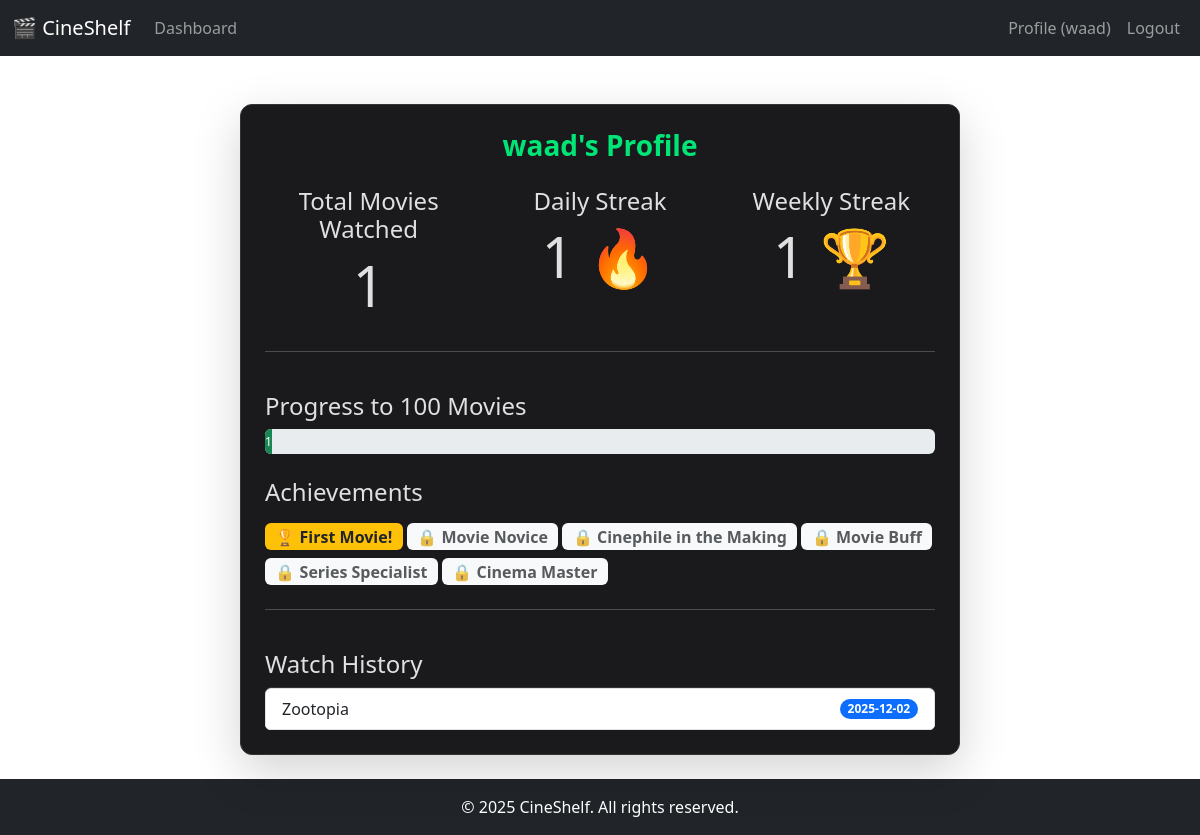
Screenshot of /profile (signed in) with the database file from the repository.
### models.py (models this page shows, shortened)
class User(UserMixin, db.Model):
    __tablename__ = 'users'
    id = db.Column(db.Integer, primary_key=True, autoincrement=True)
    username = db.Column(db.String(20), nullable=False, unique=True)
    email = db.Column(db.String(120), nullable=False, unique=True)
    password_hash = db.Column(db.String(128))
    def __repr__(self):
        return f"<User {self.id}: {self.username}>"

class UserMovieStatus(db.Model):
    __tablename__ = 'user_movie_status'
    id = db.Column(db.Integer, primary_key=True, autoincrement=True)
    user_id = db.Column(db.Integer, db.ForeignKey('users.id'), nullable=False)
    movie_id = db.Column(db.Integer, db.ForeignKey('movies.id'), nullable=False)
    status = db.Column(db.String(20), nullable=False)  # 'watched' or 'want-to-watch'
    watched_at = db.Column(db.DateTime, nullable=True) # To track streaks
    user = db.relationship('User', backref=db.backref('movie_statuses', lazy=True))
    movie = db.relationship('Movie', backref=db.backref('user_statuses', lazy=True))

class Movie(db.Model):
    __tablename__ = 'movies'
    id = db.Column(db.Integer, primary_key=True, autoincrement=True)
    name = db.Column(db.String(120), nullable=False)
    director = db.Column(db.String(50))
    year = db.Column(db.Integer, nullable=False)
    rating = db.Column(db.Float, nullable=True)
    poster_url = db.Column(db.String(250))
    __table_args__ = (db.UniqueConstraint('name'),)

### app.py (the view, shortened to what this page needs)
@app.route('/profile')
@login_required
def profile():
    watch_history = data_manager.get_user_watch_history(current_user.id)
    total_watched = len(watch_history)
    daily_streak = 0
    weekly_streak = 0
    if watch_history:
        today = datetime.utcnow().date()
        last_watched_date = watch_history[0].watched_at.date()
        if last_watched_date == today or last_watched_date == today - timedelta(days=1):
            daily_streak = 1
        start_of_this_week = today - timedelta(days=today.weekday())
        watched_weeks = {w.watched_at.date().isocalendar()[1] for w in watch_history}
        if start_of_this_week.isocalendar()[1] in watched_weeks:
            weekly_streak = 1
            current_week = start_of_this_week.isocalendar()[1]
            while (current_week - 1) in watched_weeks:
                weekly_streak += 1
                current_week -= 1
    return render_template('profile.html', user=current_user, total_watched=total_watched, daily_streak=daily_streak, weekly_streak=weekly_streak)

### app.py (called while the page is built)
@login_manager.user_loader
def load_user(user_id):
     user = data_manager.find_user_by_id(int(user_id))
     print("Loaded user:", user, "Type:", type(user))
     return user

### data_manager.py (called while the page is built)
    def find_user_by_id(self, user_id: int) -> User:
        return User.query.get(user_id)

    def get_user_watch_history(self, user_id: int) -> list[UserMovieStatus]:
        return UserMovieStatus.query.filter_by(user_id=user_id, status='watched').order_by(UserMovieStatus.watched_at.desc()).all()

### templates/profile.html
{% extends "base.html" %}
{% block content %}
<div class="container mt-5">
    <div class="row justify-content-center">
        <div class="col-md-8">
            <div class="card p-4 shadow-lg">
                <h3 class="text-center mb-4">{{ user.username }}'s Profile</h3>
                <div class="row text-center">
                    <div class="col-md-4">
                        <h4>Total Movies Watched</h4>
                        <p class="display-4">{{ total_watched }}</p>
                    </div>
                    <div class="col-md-4">
                        <h4>Daily Streak</h4>
                        <p class="display-4">{{ daily_streak }} 🔥</p>
                    </div>
                    <div class="col-md-4">
                        <h4>Weekly Streak</h4>
                        <p class="display-4">{{ weekly_streak }} 🏆</p>
                    </div>
                </div>
                <hr>
                <h4 class="mt-4">Progress to 100 Movies</h4>
                <div class="progress" style="height: 25px;">
                    <div class="progress-bar bg-success" role="progressbar" style="width: {{ (total_watched / 100) * 100 }}%;" aria-valuenow="{{ total_watched }}" aria-valuemin="0" aria-valuemax="100">{{ total_watched }}</div>
                </div>
                <div class="milestones mt-4">
                    <h4 class="mb-3">Achievements</h4>
                    {% set milestones = {1: "First Movie!", 5: "Movie Novice", 10: "Cinephile in the Making", 25: "Movie Buff", 50: "Series Specialist", 100: "Cinema Master"} %}
                    {% for count, name in milestones.items() %}
                        {% if total_watched >= count %}
                        <span class="badge bg-warning text-dark fs-6 mb-2">🏆 {{ name }}</span>
                        {% else %}
                        <span class="badge bg-light text-muted fs-6 mb-2">🔒 {{ name }}</span>
                        {% endif %}
                    {% endfor %}
                </div>
                <hr>
                <h4 class="mt-4">Watch History</h4>
                <ul class="list-group">
                    {% for status in user.movie_statuses if status.status == 'watched' %}
                    <li class="list-group-item d-flex justify-content-between align-items-center">
                        {{ status.movie.name }}
                        <span class="badge bg-primary rounded-pill">{{ status.watched_at.strftime('%Y-%m-%d') }}</span>
                    </li>
                    {% else %}
                    <li class="list-group-item">No movies watched yet.</li>
                    {% endfor %}
                </ul>
            </div>
        </div>
    </div>
</div>
{% endblock %}

### templates/base.html (shortened to what this page needs)
<!DOCTYPE html>
<html lang="en">
  <head>
    <link
      href="https://cdn.jsdelivr.net/npm/bootstrap@5.3.2/dist/css/bootstrap.min.css"
      rel="stylesheet"
    />
    <link rel="stylesheet" href="https://cdnjs.cloudflare.com/ajax/libs/font-awesome/6.5.2/css/all.min.css" />
    <link
      rel="stylesheet"
      href="{{ url_for('static', filename='style.css') }}"
    />
  </head>
  <body>
    <nav class="navbar navbar-expand-lg navbar-dark bg-dark sticky-top">
      <div class="container-fluid">
        <a class="navbar-brand" href="{{ url_for('index') }}">🎬 CineShelf</a>
        <div class="collapse navbar-collapse" id="navbarNav">
          <ul class="navbar-nav me-auto mb-2 mb-lg-0">
            <li class="nav-item">
              <a class="nav-link" href="{{ url_for('dashboard') }}">Dashboard</a>
            </li>
          </ul>
          <ul class="navbar-nav">
            {% if current_user.is_authenticated %}
            <li class="nav-item">
              <a
                class="nav-link btn btn-primary"
                href="{{ url_for('profile') }}"
                >Profile ({{ current_user.username }})</a
              >
            </li>
            <li class="nav-item">
              <a class="nav-link" href="{{ url_for('logout') }}">Logout</a>
            </li>
            {% endif %}
          </ul>
        </div>
      </div>
    </nav>
    <main class="container">{% block content %}{% endblock %}</main>
    <footer class="bg-dark text-white text-center py-3 mt-4">
      © 2025 CineShelf. All rights reserved.
    </footer>
  </body>
</html>

### static/style.css (style rules this page uses)
:root { --primary-bg: #09090c; --card-bg: #1a1a1d; --accent-color: #00e676; --text-color: #e0e0e0; --muted-color: #757575; --border-color: #333333; --font-family: "Inter", sans-serif; }
.card { background-color: var(--card-bg); border: 1px solid var(--border-color); color: var(--text-color); border-radius: 12px; transition: transform 0.3s, box-shadow 0.3s; }
.card h3 { color: var(--accent-color); font-weight: 600; }

### rows the page displays
User: username "waad"
UserMovieStatus: movie.name "Zootopia", watched_at "2025-12-02"

### other values shown
{{ total_watched }} "1"
{{ daily_streak }} "1"
{{ weekly_streak }} "1"
{{ name }} "First Movie!"
{{ name }} "Movie Novice" "Cinephile in the Making" "Movie Buff" "Series Specialist" "Cinema Master"
